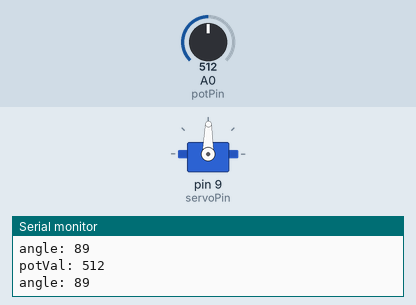
Recording of a program running on a simulated Arduino Uno, built with avr-gcc and run on an emulated ATmega328P. On the bench: servo, the last lines printed to the serial monitor. The inputs (shaded band) are chosen by the test bench; at power-on: A0 (potPin) = 512.

Above: at 1.2 s.
1.3 s: A0 (potPin) set to 716
At 1.9 s:
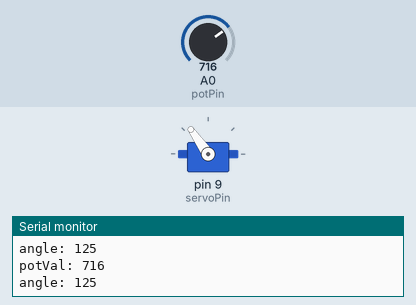
2.8 s: A0 (potPin) set to 900
At 3.5 s:
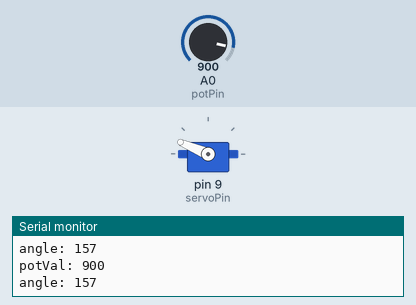
4.3 s: A0 (potPin) set to 1023
At 5.0 s:
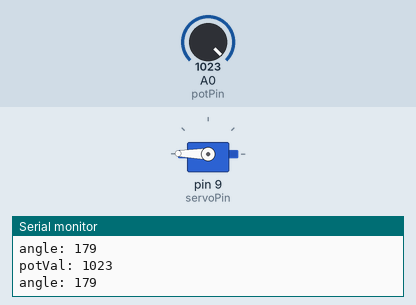
5.8 s: A0 (potPin) set to 306
At 6.5 s:
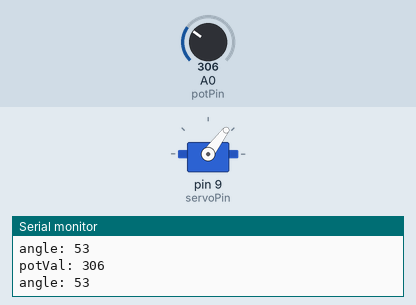
7.3 s: A0 (potPin) set to 122
At 8.1 s:
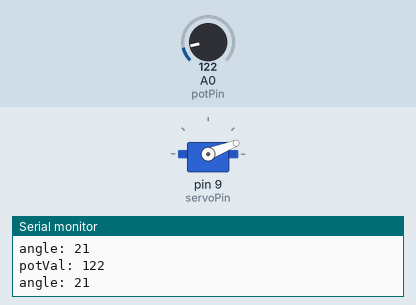
8.8 s: A0 (potPin) set to 511
At 9.6 s:
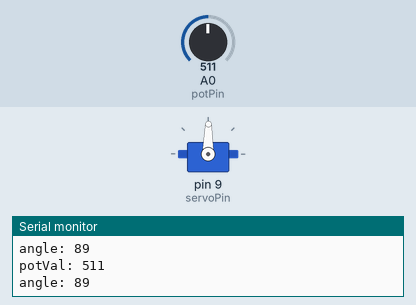
Timing chart, 0 to 11.8 s (numbered marks = the images above; inputs shaded):
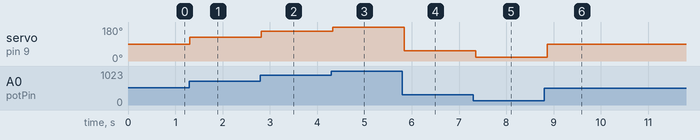

The program:

main.cpp
```cpp
#include <Servo.h>
#include <Arduino.h>

// define servo
Servo myServo;

// define pins
const int servoPin = 9;
const int potPin = A0;

// define variables
int potVal;
int angle;


void setup() {
  // consigure servo
  myServo.attach(servoPin);

  // configure serial
  Serial.begin(9600);
}

void loop() {
  // read potentiometer
  potVal = analogRead(potPin);
  Serial.println("potVal: " + String(potVal));

  // map potentiometer value to servo angle
  angle = map(potVal, 0, 1023, 0, 179);
  Serial.println("angle: " + String(angle));

  // move servo
  myServo.write(angle);

  // wait
  delay(100);
}
```

Measured:
- after the input at 1.3 s, servo on pin 9 (servoPin): 89° → 125° at once
- after the input at 2.8 s, servo on pin 9 (servoPin): 125° → 157° at once
- after the input at 4.3 s, servo on pin 9 (servoPin): 157° → 179° at once
- after the input at 5.8 s, servo on pin 9 (servoPin): 179° → 53° at once
- after the input at 7.3 s, servo on pin 9 (servoPin): 53° → 21° after 0.05 s
- after the input at 8.8 s, servo on pin 9 (servoPin): 21° → 89° after 0.06 s
